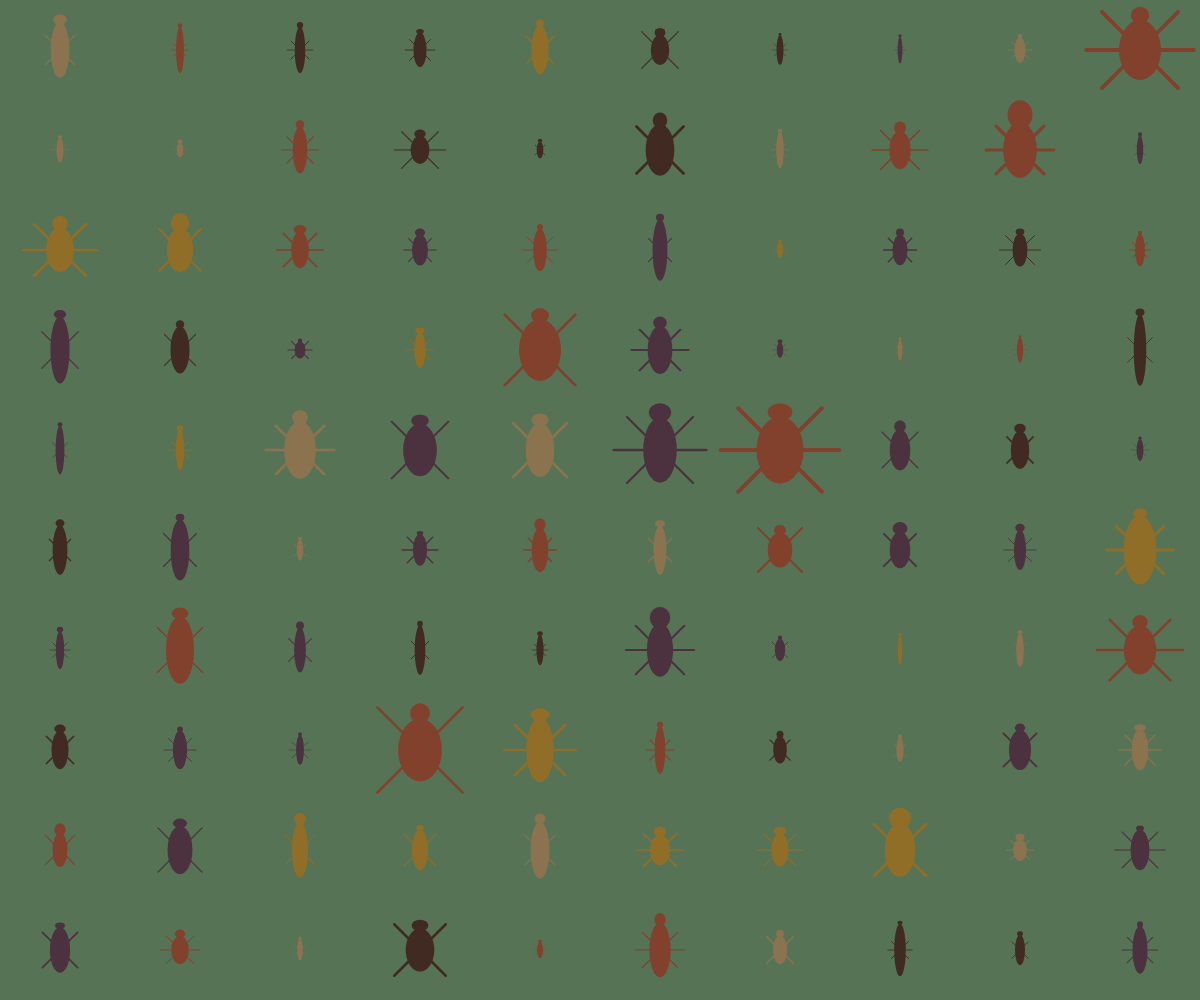
Frame 1 (no input)
Frame 60 (no input): identical to frame 1, image omitted
Frame 120 (the mouse pressed at the canvas centre since frame 60): identical to frame 1, image omitted

The p5.js sketch that drew this single still picture (run headless with seeded random() and noise() and a simulated clock; from frame 60 on, the mouse is pressed at the canvas centre):

// p5.js sketch
// ── sketch.js
function setup() {
  createCanvas(windowWidth, windowHeight);
  background(86, 115, 86); //verde
  //disegno glifi
  let numeroGlifi = 100;

  //griglia
  let numeroColonne = sqrt(numeroGlifi);
  let numeroRighe = sqrt(numeroGlifi);
  let dimColonna = windowWidth/numeroColonne;
  let dimRiga = windowHeight/numeroRighe;

  let xCorrente = 0;
  let yCorrente = 0;

  for(let i = 0; i<numeroGlifi; i++){
    mioGlifo(xCorrente +dimColonna/2, yCorrente + dimRiga/2, random(dimRiga/3, dimRiga-2));
    xCorrente = xCorrente + dimColonna;

    if(xCorrente>=windowWidth){
      xCorrente = 0;
      yCorrente = yCorrente+dimRiga;
    }

  }
}

function mioGlifo(x, y, size) {
  push();
  translate(x, y);
  fill(0);

  //colori
  let palette = [
    color(75, 50, 62),   // Viola
    color(140, 115, 80), // Sabbia 
    color(145, 110, 40),  // Senape 
    color(130, 65, 45),  // Terracotta
    color(64, 42, 34)     // Marrone 
  ];
  let colore = random(palette);
  
  // corpo
  const altezzaIns = random(size * 0.4, size * 0.8);
  const larghezzaIns = random(size * 0.1, altezzaIns * 0.7); 
  
  // testa
  const larghezzaTesta = random(larghezzaIns * 0.4, larghezzaIns * 0.8);
  const altezzaTesta = random(larghezzaTesta * 0.6, larghezzaTesta * 1.2);
  
  //zampe
  let numZampe = random([4, 6]); 
  let spessoreZampa = random(larghezzaIns * 0.05, larghezzaIns * 0.1); 
  let lunghezzaZampa = random(larghezzaIns, larghezzaIns * 1.4);
  stroke(colore);
  strokeWeight(spessoreZampa);
  strokeCap(ROUND); 
  angleMode(DEGREES);

  //2 zampe
  if (numZampe >= 2) {
    push();    // Destra
    rotate(-45); 
    line(0, 0, lunghezzaZampa, 0); 
    pop();
    push();    // Sinistra
    rotate(-135); 
    line(0, 0, lunghezzaZampa, 0); 
    pop();
  }
  
  // 4 zampe
  if (numZampe >= 4) {
    push(); //Destra
    rotate(45); 
    line(0, 0, lunghezzaZampa, 0); 
    pop();
    push();   // Sinistra
    rotate(135); 
    line(0, 0, lunghezzaZampa, 0); 
    pop();
  }
  
  // 6 zampe
  if (numZampe === 6) {
    push(); // Destra
    rotate(0); 
    line(0, 0, lunghezzaZampa, 0); 
    pop();
    push(); //Sinistra
    rotate(180); 
    line(0, 0, lunghezzaZampa, 0); 
    pop();
  }
  //corpo
  fill(colore);
  noStroke(); 
  ellipse(0, 0, larghezzaIns, altezzaIns); 

  //Testa
  ellipse(0, -altezzaIns/2 - altezzaTesta/4, larghezzaTesta, altezzaTesta); 
  pop();
}

function draw() {
}
